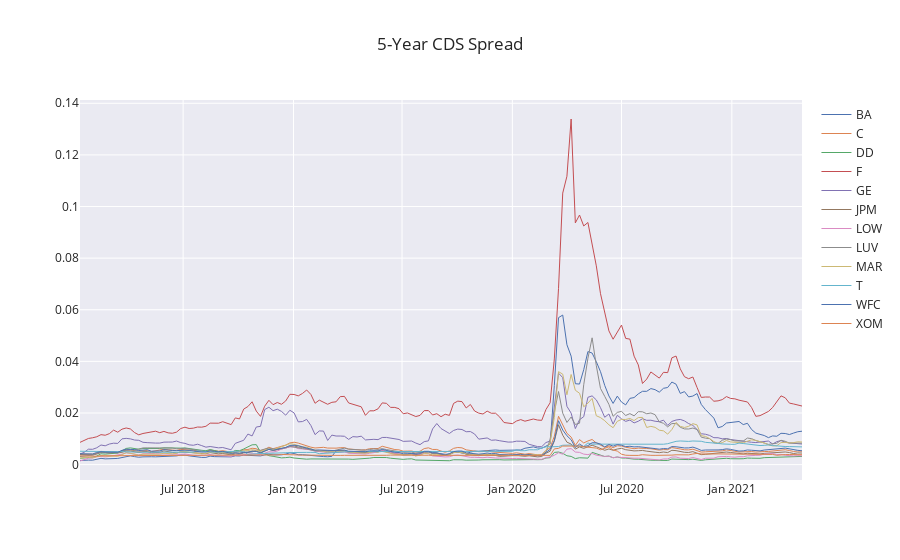

Notebook cell for this chart:
### Markdown cell above
Let's take a look at the returns that we ultimately are going to be predicting and their underlying levels to see how tough our job is going to be. This is again, our familiar pattern with conspicuous precipitous decline in asset values at the onset of the pandemic, followed by a period of increased volatiilty and then a resumption of more "normal" behavior in recent times.

### Code cell
utils.make_lines_chart(df_data.spread5y)

### Figure 1 — Plotly figure (JSON) as saved in the notebook; plotly's stock layout.template omitted (floating-point values rounded to 4 significant figures; data arrays with more than 128 entries replaced by an {"elided": "..."} marker saying what was removed)
{"data": [{"line": {"width": 1}, "name": "BA", "type": "scatter", "x": {"elided": "173 str values"}, "y": {"elided": "173 float values"}}, {"line": {"width": 1}, "name": "C", "type": "scatter", "x": {"elided": "173 str values"}, "y": {"elided": "173 float values"}}, {"line": {"width": 1}, "name": "DD", "type": "scatter", "x": {"elided": "173 str values"}, "y": {"elided": "173 float values"}}, {"line": {"width": 1}, "name": "F", "type": "scatter", "x": {"elided": "173 str values"}, "y": {"elided": "173 float values"}}, {"line": {"width": 1}, "name": "GE", "type": "scatter", "x": {"elided": "173 str values"}, "y": {"elided": "173 float values"}}, {"line": {"width": 1}, "name": "JPM", "type": "scatter", "x": {"elided": "173 str values"}, "y": {"elided": "173 float values"}}, {"line": {"width": 1}, "name": "LOW", "type": "scatter", "x": {"elided": "173 str values"}, "y": {"elided": "173 float values"}}, {"line": {"width": 1}, "name": "LUV", "type": "scatter", "x": {"elided": "173 str values"}, "y": {"elided": "173 float values"}}, {"line": {"width": 1}, "name": "MAR", "type": "scatter", "x": {"elided": "173 str values"}, "y": {"elided": "173 float values"}}, {"line": {"width": 1}, "name": "T", "type": "scatter", "x": {"elided": "173 str values"}, "y": {"elided": "173 float values"}}, {"line": {"width": 1}, "name": "WFC", "type": "scatter", "x": {"elided": "173 str values"}, "y": {"elided": "173 float values"}}, {"line": {"width": 1}, "name": "XOM", "type": "scatter", "x": {"elided": "173 str values"}, "y": {"elided": "173 float values"}}], "layout": {"title": {"text": "5-Year CDS Spread"}}}
